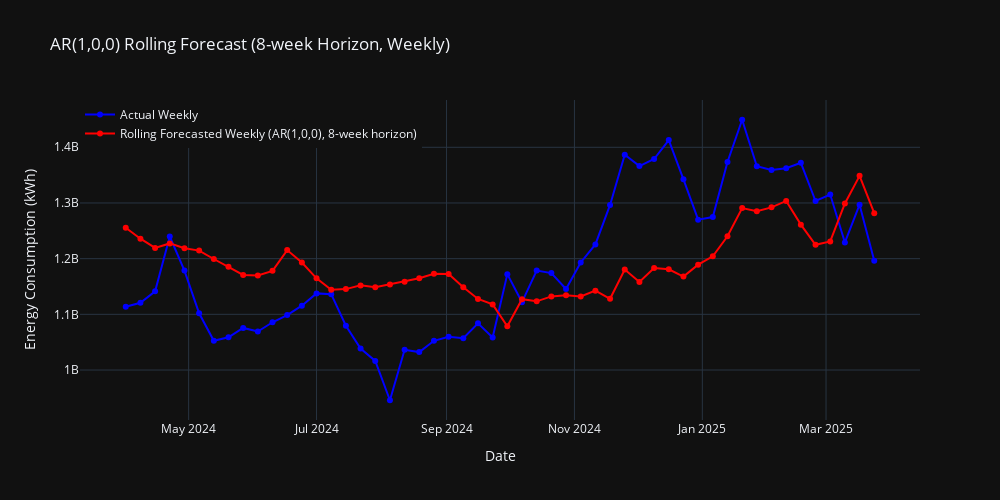

The notebook cell saved with this chart:
### Markdown cell above
AR1 8-week horizon

### Code cell
# Optional: suppress convergence warnings
warnings.filterwarnings("ignore")

# Ensure consistent lengths
min_len = min(len(time_index), len(energy_consumption_data))
time_index = time_index[:min_len]
energy_consumption_data = energy_consumption_data[:min_len]

# --- Convert to Darts TimeSeries (WEEKLY) ---
series = TimeSeries.from_times_and_values(
    pd.DatetimeIndex(time_index),
    energy_consumption_data,
    fill_missing_dates=True,
)

# --- Fit ARIMA and Multi-Step Forecast (Horizon = 8 weeks) ---
model = ARIMA(1, 0, 0)
horizon = 8
start = len(series) - 52 - horizon + 1

forecast = model.historical_forecasts(
    series=series,
    start=start,
    forecast_horizon=horizon,
    stride=1,
    retrain=True,
    train_length=104,
    last_points_only=True,
    show_warnings=False  # Optional: suppress warning messages
)
# --- Align actual values ---
actual = series.slice(forecast.start_time(), forecast.end_time())

# Convert to Pandas
actual_df = actual.to_series().to_frame(name="Actual")
forecast_df = forecast.to_series().to_frame(name="Forecast")

# --- Plot with Plotly ---
fig = go.Figure()

# Actual values
fig.add_trace(go.Scatter(
    x=actual_df.index,
    y=actual_df["Actual"],
    mode='lines+markers',
    name='Actual Weekly',
    line=dict(color='blue')
))

# Forecast values
fig.add_trace(go.Scatter(
    x=forecast_df.index,
    y=forecast_df["Forecast"],
    mode='lines+markers',
    name='Rolling Forecasted Weekly (AR(1,0,0), 8-week horizon)',
    line=dict(color='red')
))

# Layout
fig.update_layout(
    title="AR(1,0,0) Rolling Forecast (8-week Horizon, Weekly)",
    xaxis_title="Date",
    yaxis_title="Energy Consumption (kWh)",
    legend=dict(x=0, y=1),
    template="plotly_dark",
    width=1000,
    height=500
)

# Show plot
fig.show()

# --- Save JSON for Next.js ---
pio.write_json(
    fig,
    "/Users/omarabdesslem/Documents/Projects/Thesis-Website/public/AR/AR_data.json",
    pretty=True
)

# --- Evaluate and save MAPE ---
if len(actual) == len(forecast):
    mape_score = mape(actual, forecast)
    print(f"MAPE (Weekly, 8-week Horizon): {mape_score:.2f}%")

    with open("/Users/omarabdesslem/Documents/Projects/Thesis-Website/public/AR/ar_mape.txt", "w") as f:
        f.write(f"{mape_score:.2f}")
else:
    print("Forecast and actual series do not match in length.")
